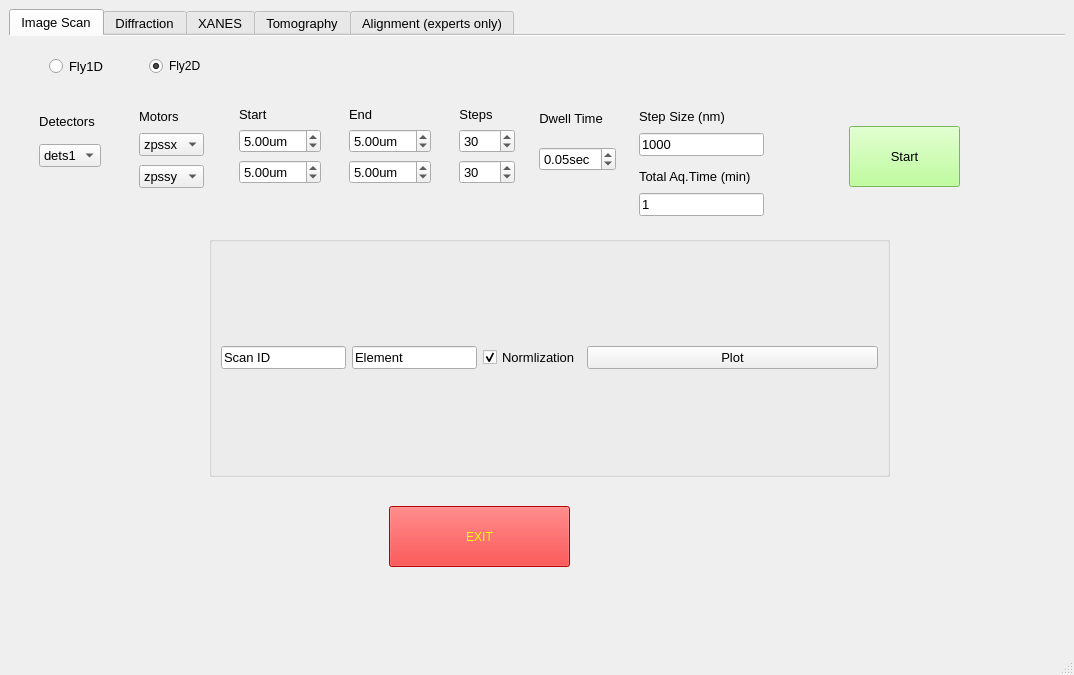
<?xml version="1.0" encoding="UTF-8"?>
<ui version="4.0">
 <class>window</class>
 <widget class="QMainWindow" name="window">
  <property name="geometry">
   <rect>
    <x>0</x>
    <y>0</y>
    <width>1074</width>
    <height>675</height>
   </rect>
  </property>
  <property name="font">
   <font>
    <family>Arial</family>
    <pointsize>10</pointsize>
   </font>
  </property>
  <property name="windowTitle">
   <string>MainWindow</string>
  </property>
  <property name="statusTip">
   <string/>
  </property>
  <widget class="QWidget" name="centralwidget">
   <layout class="QGridLayout" name="gridLayout">
    <item row="1" column="0">
     <widget class="QTabWidget" name="HXN_GUI_tabs">
      <property name="sizePolicy">
       <sizepolicy hsizetype="Minimum" vsizetype="Minimum">
        <horstretch>0</horstretch>
        <verstretch>0</verstretch>
       </sizepolicy>
      </property>
      <property name="font">
       <font>
        <family>Arial</family>
        <pointsize>10</pointsize>
        <weight>50</weight>
        <italic>false</italic>
        <bold>false</bold>
       </font>
      </property>
      <property name="layoutDirection">
       <enum>Qt::LeftToRight</enum>
      </property>
      <property name="styleSheet">
       <string notr="true">font: 10pt &quot;Arial&quot;;</string>
      </property>
      <property name="tabPosition">
       <enum>QTabWidget::North</enum>
      </property>
      <property name="currentIndex">
       <number>0</number>
      </property>
      <property name="documentMode">
       <bool>true</bool>
      </property>
      <property name="tabsClosable">
       <bool>false</bool>
      </property>
      <property name="movable">
       <bool>true</bool>
      </property>
      <property name="tabBarAutoHide">
       <bool>false</bool>
      </property>
      <widget class="QWidget" name="scan">
       <attribute name="title">
        <string>Image Scan</string>
       </attribute>
       <widget class="QPushButton" name="start">
        <property name="geometry">
         <rect>
          <x>840</x>
          <y>90</y>
          <width>111</width>
          <height>61</height>
         </rect>
        </property>
        <property name="sizePolicy">
         <sizepolicy hsizetype="Fixed" vsizetype="Fixed">
          <horstretch>0</horstretch>
          <verstretch>0</verstretch>
         </sizepolicy>
        </property>
        <property name="font">
         <font>
          <family>MS Shell Dlg 2</family>
          <pointsize>10</pointsize>
          <weight>50</weight>
          <italic>false</italic>
          <bold>false</bold>
         </font>
        </property>
        <property name="styleSheet">
         <string notr="true">background-color: rgb(170, 255, 127);
font: 10pt &quot;MS Shell Dlg 2&quot;;
</string>
        </property>
        <property name="text">
         <string>Start</string>
        </property>
       </widget>
       <widget class="QRadioButton" name="radioButton_1d">
        <property name="geometry">
         <rect>
          <x>40</x>
          <y>20</y>
          <width>95</width>
          <height>20</height>
         </rect>
        </property>
        <property name="sizePolicy">
         <sizepolicy hsizetype="Fixed" vsizetype="Fixed">
          <horstretch>0</horstretch>
          <verstretch>0</verstretch>
         </sizepolicy>
        </property>
        <property name="styleSheet">
         <string notr="true">font: 75 12pt &quot;Arial&quot;;</string>
        </property>
        <property name="text">
         <string>Fly1D</string>
        </property>
       </widget>
       <widget class="QRadioButton" name="radioButton_2d">
        <property name="geometry">
         <rect>
          <x>140</x>
          <y>20</y>
          <width>95</width>
          <height>20</height>
         </rect>
        </property>
        <property name="sizePolicy">
         <sizepolicy hsizetype="Fixed" vsizetype="Fixed">
          <horstretch>0</horstretch>
          <verstretch>0</verstretch>
         </sizepolicy>
        </property>
        <property name="styleSheet">
         <string notr="true">font: 75 12pt &quot;Arial&quot;;
border-color: rgb(255, 235, 119);
</string>
        </property>
        <property name="text">
         <string>Fly2D</string>
        </property>
        <property name="checked">
         <bool>true</bool>
        </property>
       </widget>
       <widget class="QGroupBox" name="groupBox_2">
        <property name="geometry">
         <rect>
          <x>200</x>
          <y>200</y>
          <width>681</width>
          <height>241</height>
         </rect>
        </property>
        <property name="sizePolicy">
         <sizepolicy hsizetype="Minimum" vsizetype="Minimum">
          <horstretch>0</horstretch>
          <verstretch>0</verstretch>
         </sizepolicy>
        </property>
        <property name="font">
         <font>
          <family>Arial</family>
          <pointsize>10</pointsize>
          <weight>50</weight>
          <italic>false</italic>
          <bold>false</bold>
         </font>
        </property>
        <property name="layoutDirection">
         <enum>Qt::LeftToRight</enum>
        </property>
        <property name="styleSheet">
         <string notr="true">font: 10pt &quot;Arial&quot;;</string>
        </property>
        <property name="title">
         <string/>
        </property>
        <property name="alignment">
         <set>Qt::AlignCenter</set>
        </property>
        <layout class="QGridLayout" name="gridLayout_2">
         <item row="0" column="2">
          <widget class="QLineEdit" name="lineEdit_6">
           <property name="sizePolicy">
            <sizepolicy hsizetype="Fixed" vsizetype="Fixed">
             <horstretch>0</horstretch>
             <verstretch>0</verstretch>
            </sizepolicy>
           </property>
           <property name="text">
            <string>Element</string>
           </property>
          </widget>
         </item>
         <item row="0" column="1">
          <widget class="QLineEdit" name="lineEdit_5">
           <property name="sizePolicy">
            <sizepolicy hsizetype="Fixed" vsizetype="Fixed">
             <horstretch>0</horstretch>
             <verstretch>0</verstretch>
            </sizepolicy>
           </property>
           <property name="text">
            <string>Scan ID</string>
           </property>
          </widget>
         </item>
         <item row="0" column="4">
          <widget class="QPushButton" name="pb_plot">
           <property name="sizePolicy">
            <sizepolicy hsizetype="Minimum" vsizetype="Minimum">
             <horstretch>0</horstretch>
             <verstretch>0</verstretch>
            </sizepolicy>
           </property>
           <property name="text">
            <string>Plot</string>
           </property>
          </widget>
         </item>
         <item row="0" column="3">
          <widget class="QCheckBox" name="ch_b_norm">
           <property name="sizePolicy">
            <sizepolicy hsizetype="Fixed" vsizetype="Fixed">
             <horstretch>0</horstretch>
             <verstretch>0</verstretch>
            </sizepolicy>
           </property>
           <property name="text">
            <string>Normlization</string>
           </property>
           <property name="checked">
            <bool>true</bool>
           </property>
          </widget>
         </item>
        </layout>
       </widget>
       <widget class="QWidget" name="layoutWidget">
        <property name="geometry">
         <rect>
          <x>630</x>
          <y>70</y>
          <width>156</width>
          <height>53</height>
         </rect>
        </property>
        <layout class="QVBoxLayout" name="verticalLayout">
         <item>
          <widget class="QLabel" name="label_7">
           <property name="sizePolicy">
            <sizepolicy hsizetype="Fixed" vsizetype="Fixed">
             <horstretch>0</horstretch>
             <verstretch>0</verstretch>
            </sizepolicy>
           </property>
           <property name="font">
            <font>
             <family>Arial</family>
             <pointsize>10</pointsize>
             <weight>50</weight>
             <italic>false</italic>
             <bold>false</bold>
            </font>
           </property>
           <property name="text">
            <string>Step Size (nm)</string>
           </property>
          </widget>
         </item>
         <item>
          <widget class="QLineEdit" name="res">
           <property name="sizePolicy">
            <sizepolicy hsizetype="Fixed" vsizetype="Fixed">
             <horstretch>0</horstretch>
             <verstretch>0</verstretch>
            </sizepolicy>
           </property>
           <property name="text">
            <string>1000</string>
           </property>
           <property name="readOnly">
            <bool>true</bool>
           </property>
          </widget>
         </item>
        </layout>
       </widget>
       <widget class="QWidget" name="layoutWidget">
        <property name="geometry">
         <rect>
          <x>630</x>
          <y>130</y>
          <width>156</width>
          <height>53</height>
         </rect>
        </property>
        <layout class="QVBoxLayout" name="verticalLayout_2">
         <item>
          <widget class="QLabel" name="label_8">
           <property name="sizePolicy">
            <sizepolicy hsizetype="Fixed" vsizetype="Fixed">
             <horstretch>0</horstretch>
             <verstretch>0</verstretch>
            </sizepolicy>
           </property>
           <property name="font">
            <font>
             <family>Arial</family>
             <pointsize>10</pointsize>
             <weight>50</weight>
             <italic>false</italic>
             <bold>false</bold>
            </font>
           </property>
           <property name="text">
            <string>Total Aq.Time (min)</string>
           </property>
          </widget>
         </item>
         <item>
          <widget class="QLineEdit" name="tot_time">
           <property name="sizePolicy">
            <sizepolicy hsizetype="Fixed" vsizetype="Fixed">
             <horstretch>0</horstretch>
             <verstretch>0</verstretch>
            </sizepolicy>
           </property>
           <property name="text">
            <string>1</string>
           </property>
           <property name="readOnly">
            <bool>true</bool>
           </property>
          </widget>
         </item>
        </layout>
       </widget>
       <widget class="QWidget" name="layoutWidget">
        <property name="geometry">
         <rect>
          <x>530</x>
          <y>60</y>
          <width>91</width>
          <height>91</height>
         </rect>
        </property>
        <layout class="QVBoxLayout" name="verticalLayout_3">
         <item>
          <widget class="QLabel" name="label_4">
           <property name="sizePolicy">
            <sizepolicy hsizetype="Fixed" vsizetype="Fixed">
             <horstretch>0</horstretch>
             <verstretch>0</verstretch>
            </sizepolicy>
           </property>
           <property name="font">
            <font>
             <family>Arial</family>
             <pointsize>10</pointsize>
             <weight>50</weight>
             <italic>false</italic>
             <bold>false</bold>
            </font>
           </property>
           <property name="text">
            <string>Dwell Time</string>
           </property>
           <property name="textFormat">
            <enum>Qt::AutoText</enum>
           </property>
           <property name="scaledContents">
            <bool>false</bool>
           </property>
           <property name="alignment">
            <set>Qt::AlignCenter</set>
           </property>
          </widget>
         </item>
         <item>
          <widget class="QDoubleSpinBox" name="dwell">
           <property name="sizePolicy">
            <sizepolicy hsizetype="Fixed" vsizetype="Fixed">
             <horstretch>0</horstretch>
             <verstretch>0</verstretch>
            </sizepolicy>
           </property>
           <property name="prefix">
            <string/>
           </property>
           <property name="suffix">
            <string notr="true">sec</string>
           </property>
           <property name="minimum">
            <double>-1.000000000000000</double>
           </property>
           <property name="maximum">
            <double>0.500000000000000</double>
           </property>
           <property name="singleStep">
            <double>0.010000000000000</double>
           </property>
           <property name="value">
            <double>0.050000000000000</double>
           </property>
          </widget>
         </item>
        </layout>
       </widget>
       <widget class="QWidget" name="layoutWidget">
        <property name="geometry">
         <rect>
          <x>450</x>
          <y>70</y>
          <width>63</width>
          <height>81</height>
         </rect>
        </property>
        <layout class="QVBoxLayout" name="verticalLayout_4">
         <item>
          <widget class="QLabel" name="label_3">
           <property name="sizePolicy">
            <sizepolicy hsizetype="Fixed" vsizetype="Fixed">
             <horstretch>0</horstretch>
             <verstretch>0</verstretch>
            </sizepolicy>
           </property>
           <property name="font">
            <font>
             <family>Arial</family>
             <pointsize>10</pointsize>
             <weight>50</weight>
             <italic>false</italic>
             <bold>false</bold>
            </font>
           </property>
           <property name="text">
            <string>Steps</string>
           </property>
           <property name="textFormat">
            <enum>Qt::AutoText</enum>
           </property>
           <property name="scaledContents">
            <bool>false</bool>
           </property>
           <property name="alignment">
            <set>Qt::AlignCenter</set>
           </property>
          </widget>
         </item>
         <item>
          <widget class="QSpinBox" name="x_step">
           <property name="sizePolicy">
            <sizepolicy hsizetype="Fixed" vsizetype="Fixed">
             <horstretch>0</horstretch>
             <verstretch>0</verstretch>
            </sizepolicy>
           </property>
           <property name="minimum">
            <number>-1</number>
           </property>
           <property name="maximum">
            <number>1000</number>
           </property>
           <property name="singleStep">
            <number>10</number>
           </property>
           <property name="value">
            <number>30</number>
           </property>
          </widget>
         </item>
         <item>
          <widget class="QSpinBox" name="y_step">
           <property name="sizePolicy">
            <sizepolicy hsizetype="Fixed" vsizetype="Fixed">
             <horstretch>0</horstretch>
             <verstretch>0</verstretch>
            </sizepolicy>
           </property>
           <property name="minimum">
            <number>-1</number>
           </property>
           <property name="maximum">
            <number>1000</number>
           </property>
           <property name="singleStep">
            <number>10</number>
           </property>
           <property name="value">
            <number>30</number>
           </property>
          </widget>
         </item>
        </layout>
       </widget>
       <widget class="QWidget" name="layoutWidget">
        <property name="geometry">
         <rect>
          <x>340</x>
          <y>70</y>
          <width>96</width>
          <height>81</height>
         </rect>
        </property>
        <layout class="QVBoxLayout" name="verticalLayout_5">
         <item>
          <widget class="QLabel" name="label_16">
           <property name="sizePolicy">
            <sizepolicy hsizetype="Fixed" vsizetype="Fixed">
             <horstretch>0</horstretch>
             <verstretch>0</verstretch>
            </sizepolicy>
           </property>
           <property name="text">
            <string>End</string>
           </property>
          </widget>
         </item>
         <item>
          <widget class="QDoubleSpinBox" name="x_end">
           <property name="sizePolicy">
            <sizepolicy hsizetype="Fixed" vsizetype="Fixed">
             <horstretch>0</horstretch>
             <verstretch>0</verstretch>
            </sizepolicy>
           </property>
           <property name="suffix">
            <string notr="true">um</string>
           </property>
           <property name="minimum">
            <double>-15.000000000000000</double>
           </property>
           <property name="maximum">
            <double>15.000000000000000</double>
           </property>
           <property name="singleStep">
            <double>0.500000000000000</double>
           </property>
           <property name="value">
            <double>5.000000000000000</double>
           </property>
          </widget>
         </item>
         <item>
          <widget class="QDoubleSpinBox" name="y_end">
           <property name="sizePolicy">
            <sizepolicy hsizetype="Fixed" vsizetype="Fixed">
             <horstretch>0</horstretch>
             <verstretch>0</verstretch>
            </sizepolicy>
           </property>
           <property name="suffix">
            <string notr="true">um</string>
           </property>
           <property name="minimum">
            <double>-15.000000000000000</double>
           </property>
           <property name="maximum">
            <double>15.000000000000000</double>
           </property>
           <property name="singleStep">
            <double>0.500000000000000</double>
           </property>
           <property name="value">
            <double>5.000000000000000</double>
           </property>
          </widget>
         </item>
        </layout>
       </widget>
       <widget class="QWidget" name="layoutWidget">
        <property name="geometry">
         <rect>
          <x>230</x>
          <y>70</y>
          <width>96</width>
          <height>81</height>
         </rect>
        </property>
        <layout class="QVBoxLayout" name="verticalLayout_6">
         <item>
          <widget class="QLabel" name="label_12">
           <property name="sizePolicy">
            <sizepolicy hsizetype="Fixed" vsizetype="Fixed">
             <horstretch>0</horstretch>
             <verstretch>0</verstretch>
            </sizepolicy>
           </property>
           <property name="text">
            <string>Start</string>
           </property>
          </widget>
         </item>
         <item>
          <widget class="QDoubleSpinBox" name="x_start">
           <property name="sizePolicy">
            <sizepolicy hsizetype="Fixed" vsizetype="Fixed">
             <horstretch>0</horstretch>
             <verstretch>0</verstretch>
            </sizepolicy>
           </property>
           <property name="prefix">
            <string notr="true"/>
           </property>
           <property name="suffix">
            <string>um</string>
           </property>
           <property name="minimum">
            <double>-15.000000000000000</double>
           </property>
           <property name="maximum">
            <double>15.000000000000000</double>
           </property>
           <property name="singleStep">
            <double>1.000000000000000</double>
           </property>
           <property name="value">
            <double>5.000000000000000</double>
           </property>
          </widget>
         </item>
         <item>
          <widget class="QDoubleSpinBox" name="y_start">
           <property name="sizePolicy">
            <sizepolicy hsizetype="Fixed" vsizetype="Fixed">
             <horstretch>0</horstretch>
             <verstretch>0</verstretch>
            </sizepolicy>
           </property>
           <property name="prefix">
            <string notr="true"/>
           </property>
           <property name="suffix">
            <string>um</string>
           </property>
           <property name="minimum">
            <double>-15.000000000000000</double>
           </property>
           <property name="maximum">
            <double>15.000000000000000</double>
           </property>
           <property name="singleStep">
            <double>0.500000000000000</double>
           </property>
           <property name="value">
            <double>5.000000000000000</double>
           </property>
          </widget>
         </item>
        </layout>
       </widget>
       <widget class="QWidget" name="layoutWidget">
        <property name="geometry">
         <rect>
          <x>130</x>
          <y>70</y>
          <width>75</width>
          <height>85</height>
         </rect>
        </property>
        <layout class="QVBoxLayout" name="verticalLayout_7">
         <item>
          <widget class="QLabel" name="label">
           <property name="sizePolicy">
            <sizepolicy hsizetype="Fixed" vsizetype="Fixed">
             <horstretch>0</horstretch>
             <verstretch>0</verstretch>
            </sizepolicy>
           </property>
           <property name="font">
            <font>
             <family>Arial</family>
             <pointsize>10</pointsize>
             <weight>50</weight>
             <italic>false</italic>
             <bold>false</bold>
            </font>
           </property>
           <property name="text">
            <string>Motors</string>
           </property>
          </widget>
         </item>
         <item>
          <widget class="QComboBox" name="Select_Motor_4">
           <property name="sizePolicy">
            <sizepolicy hsizetype="Fixed" vsizetype="Fixed">
             <horstretch>0</horstretch>
             <verstretch>0</verstretch>
            </sizepolicy>
           </property>
           <item>
            <property name="text">
             <string>zpssx</string>
            </property>
           </item>
           <item>
            <property name="text">
             <string>zpssy</string>
            </property>
           </item>
           <item>
            <property name="text">
             <string>zpssz</string>
            </property>
           </item>
          </widget>
         </item>
         <item>
          <widget class="QComboBox" name="Select_Motor_3">
           <property name="sizePolicy">
            <sizepolicy hsizetype="Fixed" vsizetype="Fixed">
             <horstretch>0</horstretch>
             <verstretch>0</verstretch>
            </sizepolicy>
           </property>
           <item>
            <property name="text">
             <string>zpssy</string>
            </property>
           </item>
           <item>
            <property name="text">
             <string>zpssx</string>
            </property>
           </item>
           <item>
            <property name="text">
             <string>zpssz</string>
            </property>
           </item>
          </widget>
         </item>
        </layout>
       </widget>
       <widget class="QWidget" name="layoutWidget">
        <property name="geometry">
         <rect>
          <x>30</x>
          <y>69</y>
          <width>72</width>
          <height>71</height>
         </rect>
        </property>
        <layout class="QVBoxLayout" name="verticalLayout_8">
         <item>
          <widget class="QLabel" name="label_6">
           <property name="sizePolicy">
            <sizepolicy hsizetype="Fixed" vsizetype="Fixed">
             <horstretch>0</horstretch>
             <verstretch>0</verstretch>
            </sizepolicy>
           </property>
           <property name="font">
            <font>
             <family>Arial</family>
             <pointsize>10</pointsize>
             <weight>50</weight>
             <italic>false</italic>
             <bold>false</bold>
            </font>
           </property>
           <property name="text">
            <string>Detectors</string>
           </property>
           <property name="alignment">
            <set>Qt::AlignCenter</set>
           </property>
          </widget>
         </item>
         <item>
          <widget class="QComboBox" name="Dets_2">
           <property name="sizePolicy">
            <sizepolicy hsizetype="Fixed" vsizetype="Fixed">
             <horstretch>0</horstretch>
             <verstretch>0</verstretch>
            </sizepolicy>
           </property>
           <item>
            <property name="text">
             <string>dets1</string>
            </property>
           </item>
           <item>
            <property name="text">
             <string>dets2</string>
            </property>
           </item>
           <item>
            <property name="text">
             <string>dets3</string>
            </property>
           </item>
          </widget>
         </item>
        </layout>
       </widget>
       <widget class="QPushButton" name="pb_exit">
        <property name="geometry">
         <rect>
          <x>380</x>
          <y>470</y>
          <width>181</width>
          <height>61</height>
         </rect>
        </property>
        <property name="styleSheet">
         <string notr="true">background-color: rgb(255, 0, 0);
color: rgb(255, 255, 0);
font: 14pt &quot;MS Shell Dlg 2&quot;;</string>
        </property>
        <property name="text">
         <string>EXIT</string>
        </property>
       </widget>
      </widget>
      <widget class="QWidget" name="diff">
       <attribute name="title">
        <string>Diffraction</string>
       </attribute>
      </widget>
      <widget class="QWidget" name="xanes">
       <attribute name="title">
        <string>XANES</string>
       </attribute>
      </widget>
      <widget class="QWidget" name="tomo">
       <attribute name="title">
        <string>Tomography</string>
       </attribute>
      </widget>
      <widget class="QWidget" name="alignement">
       <attribute name="title">
        <string>Alignment (experts only)</string>
       </attribute>
      </widget>
     </widget>
    </item>
   </layout>
  </widget>
  <widget class="QMenuBar" name="menubar">
   <property name="geometry">
    <rect>
     <x>0</x>
     <y>0</y>
     <width>1074</width>
     <height>26</height>
    </rect>
   </property>
  </widget>
  <widget class="QStatusBar" name="statusbar"/>
 </widget>
 <tabstops>
  <tabstop>radioButton_1d</tabstop>
  <tabstop>radioButton_2d</tabstop>
  <tabstop>Dets_2</tabstop>
  <tabstop>Select_Motor_4</tabstop>
  <tabstop>Select_Motor_3</tabstop>
  <tabstop>x_start</tabstop>
  <tabstop>y_start</tabstop>
  <tabstop>x_end</tabstop>
  <tabstop>y_end</tabstop>
  <tabstop>x_step</tabstop>
  <tabstop>y_step</tabstop>
  <tabstop>dwell</tabstop>
  <tabstop>res</tabstop>
  <tabstop>tot_time</tabstop>
  <tabstop>start</tabstop>
  <tabstop>lineEdit_5</tabstop>
  <tabstop>lineEdit_6</tabstop>
 </tabstops>
 <resources/>
 <connections/>
</ui>
